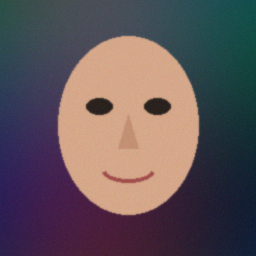
#> input picture samples/sample_authentic_face.png, 256 x 256 px
$ python -i forensics.py   (imports and definitions only)   (older library calls are emulated)
#> lines starting #> are read from the running program, lines starting #| are printed output that depends on the picture
### src/face_pipeline.py
"""Automatic face detection and 22% margin cropping for consistent inference.

Ensures full-frame photos and video frames are cropped to match the tightly
aligned faces in the 140k Real & Fake Faces training distribution, while
preserving images that are already tightly cropped portraits.
"""

from __future__ import annotations

import base64
import io
from dataclasses import dataclass
from typing import Optional, Tuple

import cv2
import numpy as np
from PIL import Image


def pil_to_base64(img: Image.Image, fmt: str = "PNG") -> str:
    buf = io.BytesIO()
    img.save(buf, format=fmt)
    return base64.b64encode(buf.getvalue()).decode("utf-8")


@dataclass
class FaceExtractionResult:
    cropped_pil: Image.Image
    tight_face_pil: Image.Image
    bbox: Optional[Tuple[int, int, int, int]]  # (x1, y1, x2, y2) in original image coords
    face_detected: bool
    already_tight_crop: bool
    annotated_preview_b64: str
    cropped_face_b64: str


class FaceExtractor:
    """Detects primary face using OpenCV Haar cascades and crops with blending margin."""

    # [107 lines left out: functions __init__, _detect_largest_face, extract, not called in this run]

### src/forensics.py
"""Multi-signal visual forensic analysis: Error Level Analysis (ELA), 2D FFT, and Seam Consistency."""

from __future__ import annotations

import io
from typing import Dict, Tuple

import cv2
import numpy as np
from PIL import Image

from .face_pipeline import pil_to_base64


def compute_ela_map(pil_img: Image.Image, quality: int = 90) -> Tuple[float, str]:
    """Computes JPEG Error Level Analysis (ELA) anomaly score and base64 visualization."""
    rgb = pil_img.convert("RGB").resize((224, 224), Image.Resampling.BILINEAR)
    buf = io.BytesIO()
    rgb.save(buf, format="JPEG", quality=quality)
    buf.seek(0)
    recompressed = Image.open(buf).convert("RGB")

    orig_np = np.asarray(rgb, dtype=np.float32)
    recomp_np = np.asarray(recompressed, dtype=np.float32)
    diff = np.abs(orig_np - recomp_np)

    # Spatial variance of ELA highlights spliced / synthesized regions vs uniform natural noise
    gray_diff = diff.mean(axis=2)
    ela_std = float(np.std(gray_diff))
    ela_p95 = float(np.percentile(gray_diff, 95))
    raw_score = 0.5 * min(ela_std / 8.0, 1.0) + 0.5 * min(ela_p95 / 22.0, 1.0)
    ela_score = float(np.clip(raw_score, 0.0, 1.0))

    # Amplify 15x for clear visual inspection
    amplified = np.clip(diff * 15.0, 0, 255).astype(np.uint8)
    # Apply magma/inferno colormap on luminance diff for crisp forensic rendering
    amp_gray = cv2.cvtColor(amplified, cv2.COLOR_RGB2GRAY)
    colored_bgr = cv2.applyColorMap(amp_gray, cv2.COLORMAP_INFERNO)
    colored_rgb = cv2.cvtColor(colored_bgr, cv2.COLOR_BGR2RGB)
    ela_b64 = pil_to_base64(Image.fromarray(colored_rgb))
    return ela_score, ela_b64


def compute_fft_spectrum(pil_img: Image.Image) -> Tuple[float, str]:
    """Computes 2D FFT log-magnitude spectrum and detects GAN/diffusion high-freq anomalies."""
    gray = np.asarray(pil_img.convert("L").resize((224, 224), Image.Resampling.BILINEAR), dtype=np.float32)
    f = np.fft.fft2(gray)
    fshift = np.fft.fftshift(f)
    magnitude = np.log1p(np.abs(fshift))

    # Measure ratio of high-frequency energy / azimuthal peakiness vs smooth natural 1/f falloff
    h, w = magnitude.shape
    cy, cx = h // 2, w // 2
    yy, xx = np.ogrid[:h, :w]
    dist = np.sqrt((yy - cy) ** 2 + (xx - cx) ** 2)

    mid_mask = (dist >= 18) & (dist < 55)
    high_mask = dist >= 55
    mid_energy = float(np.mean(magnitude[mid_mask])) + 1e-6
    high_energy = float(np.mean(magnitude[high_mask]))
    high_std = float(np.std(magnitude[high_mask]))

    ratio = high_energy / mid_energy
    # Natural photos decay smoothly; GAN checkerboard/diffusion artifacts elevate high_std & ratio
    spectral_score = float(np.clip((ratio - 0.55) * 1.8 + max(0.0, high_std - 0.85) * 0.4, 0.0, 1.0))

    # Normalize magnitude to 0..255 for display
    mag_norm = (magnitude - magnitude.min()) / (magnitude.max() - magnitude.min() + 1e-6)
    mag_u8 = np.clip(mag_norm * 255.0, 0, 255).astype(np.uint8)
    colored_bgr = cv2.applyColorMap(mag_u8, cv2.COLORMAP_VIRIDIS)
    colored_rgb = cv2.cvtColor(colored_bgr, cv2.COLOR_BGR2RGB)
    fft_b64 = pil_to_base64(Image.fromarray(colored_rgb))
    return spectral_score, fft_b64


def compute_seam_consistency(pil_img: Image.Image) -> float:
    """Compares Laplacian sharpness/noise variance between inner face core and outer ring."""
    gray = np.asarray(pil_img.convert("L").resize((224, 224), Image.Resampling.BILINEAR), dtype=np.float32)
    lap = cv2.Laplacian(gray, cv2.CV_32F)

    h, w = lap.shape
    inner = lap[int(h * 0.25):int(h * 0.75), int(w * 0.25):int(w * 0.75)]
    mask = np.ones_like(lap, dtype=bool)
    mask[int(h * 0.20):int(h * 0.80), int(w * 0.20):int(w * 0.80)] = False
    outer = lap[mask]

    inner_var = float(np.var(inner)) + 1e-6
    outer_var = float(np.var(outer)) + 1e-6
    disparity = abs(np.log1p(inner_var) - np.log1p(outer_var)) / max(np.log1p(inner_var), np.log1p(outer_var), 1.0)
    return float(np.clip(disparity * 1.5, 0.0, 1.0))


def run_forensic_suite(pil_img: Image.Image) -> Dict[str, object]:
    """Runs ELA, 2D FFT, and Seam Consistency analysis on a cropped face image."""
    ela_score, ela_b64 = compute_ela_map(pil_img)
    fft_score, fft_b64 = compute_fft_spectrum(pil_img)
    seam_score = compute_seam_consistency(pil_img)
    return {
        "ela_score": round(ela_score, 4),
        "fft_score": round(fft_score, 4),
        "seam_score": round(seam_score, 4),
        "ela_map_b64": ela_b64,
        "fft_spectrum_b64": fft_b64,
    }

>>> from PIL import Image
>>> picture = Image.open('../samples/sample_authentic_face.png')
#> picture is the input picture: PIL image 256x256 RGB; mean R, G, B 96.7, 84.4, 89.5
>>> result = run_forensic_suite(picture)
#> in compute_ela_map, `gray_diff = diff.mean(axis=2)`:
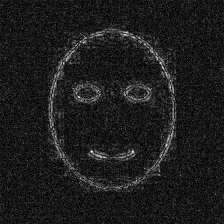
#> gray_diff: shape (224, 224) float32; min 0, max 12.67, mean 1.45; drawn with min black and max white
#> in compute_ela_map, `ela_std = float(np.std(gray_diff))`: ela_std = 1.06
#> in compute_ela_map, `ela_p95 = float(np.percentile(gray_diff, 95))`: ela_p95 = 3.33
#> in compute_ela_map, `raw_score = 0.5 * min(ela_std / 8.0, 1.0) + 0.5 * min(ela_p95 / 22.0, ..`: raw_score = 0.142
#> in compute_ela_map, `amplified = np.clip(diff * 15.0, 0, 255).astype(np.uint8)`:
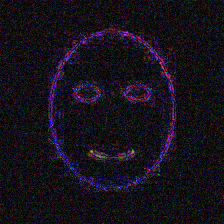
#> amplified: shape (224, 224, 3); mean R, G, B 22.1, 16.9, 26.2
#> in compute_ela_map, `colored_bgr = cv2.applyColorMap(amp_gray, cv2.COLORMAP_INFERNO)`:
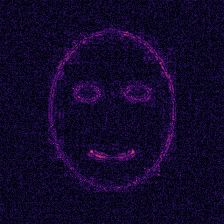
#> colored_bgr: shape (224, 224, 3); mean B, G, R 42.8, 7.5, 17.5
#> in compute_fft_spectrum, `gray = np.asarray(pil_img.convert("L").resize((224, 224), Image.Resamp..`:
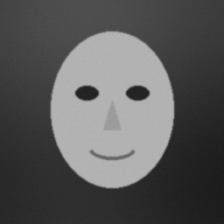
#> gray: shape (224, 224) float32; min 26, max 181, mean 88.8
#> in compute_fft_spectrum, `magnitude = np.log1p(np.abs(fshift))`:
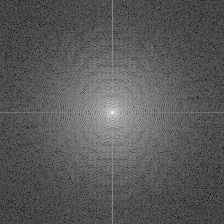
#> magnitude: shape (224, 224) float64; min 0.709, max 15.31, mean 5.83; drawn with min black and max white
#> in compute_fft_spectrum, `mid_energy = float(np.mean(magnitude[mid_mask])) + 1e-6`: mid_energy = 7.65
#> in compute_fft_spectrum, `high_energy = float(np.mean(magnitude[high_mask]))`: high_energy = 5.35
#> in compute_fft_spectrum, `high_std = float(np.std(magnitude[high_mask]))`: high_std = 0.87
#> in compute_fft_spectrum, `ratio = high_energy / mid_energy`: ratio = 0.699
#> in compute_fft_spectrum, `spectral_score = float(np.clip((ratio - 0.55) * 1.8 + max(0.0, high_st..`: spectral_score = 0.276
#> in compute_fft_spectrum, `colored_bgr = cv2.applyColorMap(mag_u8, cv2.COLORMAP_VIRIDIS)`:
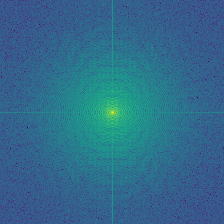
#> colored_bgr: shape (224, 224, 3); mean B, G, R 140.4, 107, 48.3
#> in compute_seam_consistency, `inner = lap[int(h * 0.25):int(h * 0.75), int(w * 0.25):int(w * 0.75)]`:
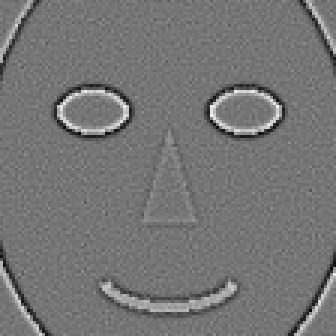
#> inner: shape (112, 112) float32 (shown 3 times larger); min -61, max 71, mean -0.2; drawn with min black and max white
#> in compute_seam_consistency, `inner_var = float(np.var(inner)) + 1e-6`: inner_var = 105.4
#> in compute_seam_consistency, `outer_var = float(np.var(outer)) + 1e-6`: outer_var = 26.09
#> in compute_seam_consistency, `disparity = abs(np.log1p(inner_var) - np.log1p(outer_var)) / max(np.lo..`: disparity = 0.293
#> in run_forensic_suite, `seam_score = compute_seam_consistency(pil_img)`: seam_score = 0.44
#> result = 5 items
